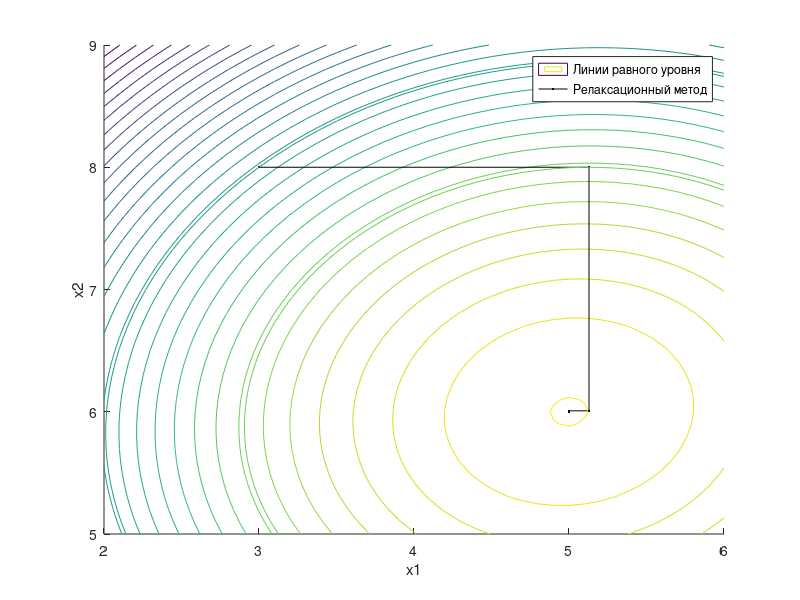
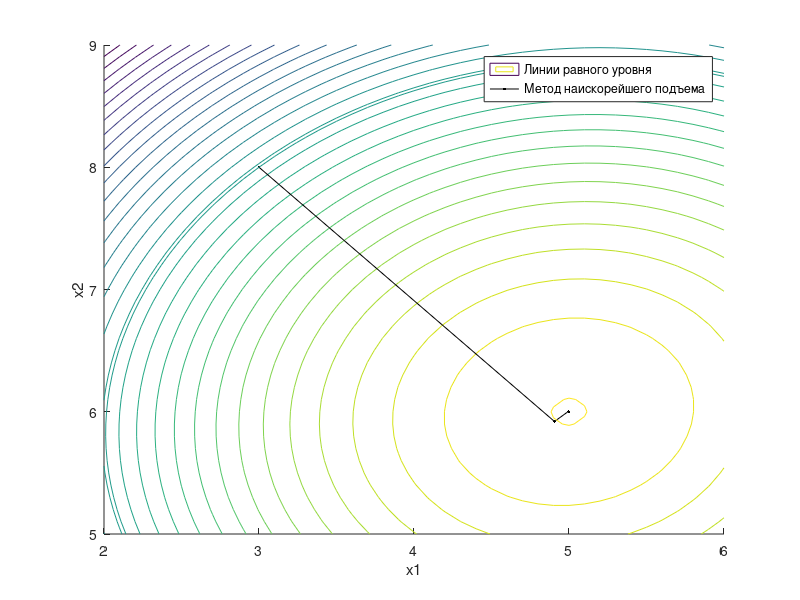
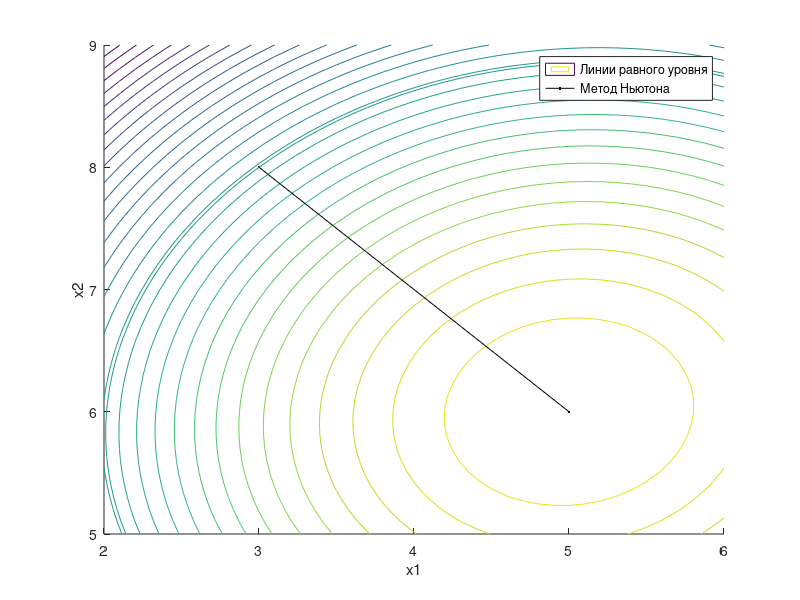
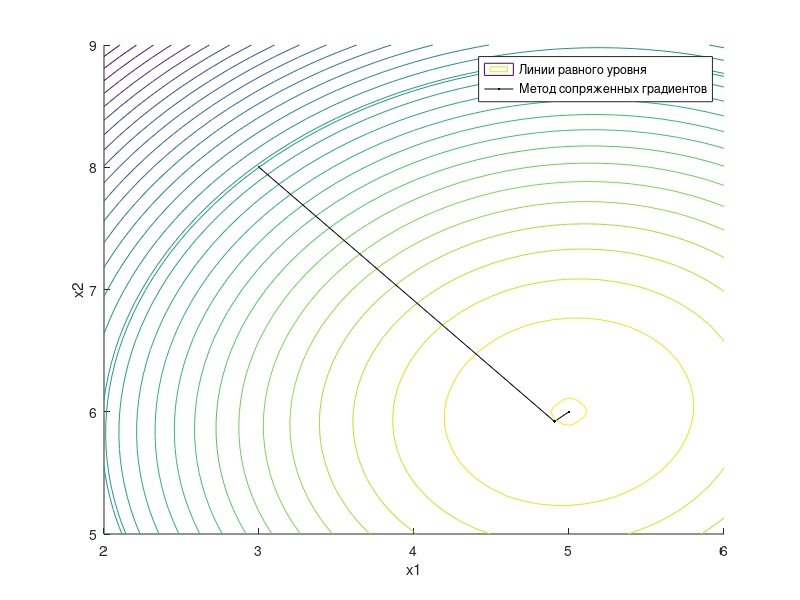

Reproduce these figures in MATLAB, in order. (Note: this script raises an error after producing the figures.)
function [] = Main ()
clc;
clear all;                     
close all;
initialX = [3; 8]; % Начальная точка  
% initialX = [11; 4]; %%%%% Вторая начальная точка  
index = [-31,-34,4,286,388]; % Значения всех аргументов
e = 0.1;                    
H = [index(1)*2, index(3); index(3), index(2)*2];         
% Открытие файла вывода для записи результатов
fileID = fopen('results.txt', 'wt');
if (fileID == -1)
    error('Не удалось открыть файл вывода.');
    return;
end

% Функция построение графика метода
function [] = PlotGraph (v)
% Область построения
x_1=2:.1:6;
x_2=5:.1:9;
% x_1=4:.1:12; %%%%% Для второй начальной точки			            
% x_2=3:.1:9;
[x_1,x_2]=meshgrid(x_1,x_2);
w=(index(1)*x_1.^2 +index(2)*x_2.^2 + index(3)*x_1.*x_2 + index(4)*x_1 + index(5)*x_2 );

figure;
hold on;
contour(x_1,x_2,w,30);
plot(x, y, '.-k');
contour(x_1,x_2,w,v);
xlabel('x1');
ylabel('x2');
hold off;
end

% Функция построения графика сравнения кол-ва итераций
function [] = PlotIterCountGraph ()
figure;
surf(from:1:2*to,from:1:2*to,N);
xlabel('x1');
ylabel('x2');
zlabel('Кол-во итераций');
colorbar

figure;
contourf(from:1:2*to,from:1:2*to,N)
xlabel('x1');
ylabel('x2');
c = colorbar;
c.Label.String = 'Кол-во итераций';
end

% Вычисление функции и значение её производной
function [fX, dfX] = derivative(X) 
% Вычисление значения функции от Х
fX = index(1) * X(1)^2 + index(2) * X(2)^2 + index(3) * X(1) * X(2) + index(4) * X(1) + index(5) * X(2);
% Вычисление частных производных по Х1 и Х2 соответственно
dfX = [index(1)*2 * X(1) + index(3) * X(2) + index(4); index(2)*2 * X(2) + index(3) * X(1) + index(5)];
end

%%
% Метод релаксационный
X=initialX;       
[fX, dfX] = derivative(X);
i = 1;
j = 1;
clear x y;
x(i) = X(1);
y(i) = X(2);
v(1,1) = fX;
K=[dfX(1);0];
t=-(dfX'*K)/(K'*H*K);
fprintf(fileID, 'Релаксационный метод\n\n');
fprintf(fileID, 'i    x1         x2           gradf(X)1   gradf(X)2   K1         K2          t           fX        ||df(X)||\n');
fprintf(fileID, '%-4d %-10.4f %-10.4f   %-10.4f  %-10.4f  %-10.4f %-10.4f  %-10.4f  %-10.4f  %-10.4f\n',i, X, dfX, K, t, fX, norm(dfX));
while (norm(dfX) > e)
    X = X+t*K;
    [fX, dfX] = derivative(X);
    i = i+1;
    x(i) = X(1);
    y(i) = X(2);
    v(1,i) = fX;
    K=dfX;
    t=-(dfX'*K)/(K'*H*K);
fprintf(fileID, '%-4d %-10.4f %-10.4f   %-10.4f  %-10.4f  %-10.4f %-10.4f  %-10.4f  %-10.4f  %-10.4f\n',i, X, dfX, K, t, fX, norm(dfX));
end
PlotGraph(v);
legend ('Линии равного уровня', 'Релаксационный метод');
fprintf(fileID, '\n\n');
clear v;

%%
% Метод наискорейшего подъема
X = initialX;
[fX, dfX] = derivative(X);
i = 1;
j = 1;
x(i) = X(1);
y(i) = X(2);
v(1,1) = fX;
t=-(dfX'*dfX)/(dfX'*H*dfX);
fprintf(fileID, 'Метод наискорейшего подъема\n\n');
fprintf(fileID, 'i    x1         x2           gradf(X)1   gradf(X)2   t           fX        ||df(X)||\n');
fprintf(fileID, '%-4d %-10.4f %-10.4f   %-10.4f  %-10.4f  %-10.4f  %-10.4f  %-10.4f\n',i, X, dfX, t, fX, norm(dfX));
while (norm(dfX) > e)
    X = X+t*dfX;
    [fX, dfX] = derivative(X); % Считаем значение функции и производной
    i = i+1;
    x(i) = X(1);
    y(i) = X(2);
    v(1,i) = fX;
    t=-(dfX'*dfX)/(dfX'*H*dfX);
    fprintf(fileID, '%-4d %-10.4f %-10.4f   %-10.4f  %-10.4f  %-10.4f  %-10.4f  %-10.4f\n',i, X, dfX, t, fX, norm(dfX));
end
PlotGraph(v);
legend ('Линии равного уровня','Метод наискорейшего подъема');
fprintf(fileID, '\n\n');
clear v;
%%
% Метод Ньютона
X = initialX;
[fX, dfX] = derivative(X);
i = 1;
clear x y;
x(i) = X(1);
y(i) = X(2);
v(1,1) = fX;
fprintf(fileID, 'Метод Ньютона\n\n');
fprintf(fileID, 'i    x1         x2         f(X)       ||df(X)||\n');
fprintf(fileID, '%-4d %-10.4f %-10.4f %-10.4f %-10.4f\n', i, X, fX, norm(dfX));
while (norm(dfX) > e)
    X = X - H^(-1) * dfX;
    [fX, dfX] = derivative(X);
    i = i + 1;
    x(i) = X(1);
    y(i) = X(2);
    v(1,i) = fX;
    fprintf(fileID, '%-4d %-10.4f %-10.4f %-10.4f %-10.4f\n', i, X, fX, norm(dfX));
end
PlotGraph(v);
legend ('Линии равного уровня','Метод Ньютона');
fprintf(fileID, '\n\n');
clear v;
%%
% Метод сопряженных градиентов
X = initialX;
[fX, dfX] = derivative(X);
K = dfX;
i = 1;
clear x y;
x(i) = X(1);
y(i) = X(2);
v(1,1) = fX;
t = -(dfX' * K) / ((H * K)' * K);
fprintf(fileID, 'Метод сопряженных градиентов\n\n');
fprintf(fileID, 'i    x1         x2           gradf(X)1   gradf(X)2   K1         K2          t           fX        ||df(X)||\n');
fprintf(fileID, '%-4d %-10.4f %-10.4f   %-10.4f  %-10.4f  %-10.4f %-10.4f  %-10.4f  %-10.4f  %-10.4f\n',i, X, dfX, K, t, fX, norm(dfX));
while (norm(dfX) > e)
     X = X + t * K;
    [fX, dfX] = derivative(X);
    K=dfX+(norm(dfX))^2 / (norm(K))^2 *K;
    i = i + 1;
    x(i) = X(1);
    y(i) = X(2);
    v(1,i) = fX;
    t = -(dfX' * K) / ((H * K)' * K);
    fprintf(fileID, '%-4d %-10.4f %-10.4f   %-10.4f  %-10.4f  %-10.4f %-10.4f  %-10.4f  %-10.4f  %-10.4f\n',i, X, dfX, K, t, fX, norm(dfX));
end
PlotGraph(v);
legend ('Линии равного уровня','Метод сопряженных градиентов');
fprintf(fileID, '\n\n');
clear v;
%%
% Метод Бройдена
X=initialX;
[fX,dfX] = derivative(X);
i=1;
clear x y;
x(i) = X(1);
y(i) = X(2);
v(1,1) = fX;
n = -eye(2);
K = dfX;
t = - dfX'*K/(K'*H*K)
fprintf(fileID, 'метод Бройдена\n\n');
fprintf(fileID, 'i    x           gradf(X)   K          t           fX       n                      ||df(X)||\n');
fprintf(fileID, '%-4d %-10.4f  %-10.4f %-10.4f %-10.4f %-10.4f %-10.4f %-10.4f %-10.4f\n',i, X(1), dfX(1), K(1), t, fX, n(1,1), n(1,2),norm(dfX));
fprintf(fileID, '     %-10.4f  %-10.4f %-10.4f                       %-10.4f %-10.4f     \n',X(2), dfX(2), K(2), n(2,1), n(2,2));
bX=X;
[fbX, dfbX] = derivative(bX);
X = X + t * K;
[fX, dfX] = derivative(X); % i-тая
i=2;
x(i) = X(1);
y(i) = X(2);
v(1,i) = fX;
dg=dfX - dfbX
dx=X-bX
z=dx-n*dg
dn=(z*z')/(z'*dg)
n = n +dn
K=-n*dfX
t= -(dfX'*K)/(K'*H*K)
fprintf(fileID, '%-4d %-10.4f  %-10.4f %-10.4f %-10.4f %-10.4f %-10.4f %-10.4f %-10.4f\n',i, X(1), dfX(1), K(1), t, fX, n(1,1), n(1,2),norm(dfX));
fprintf(fileID, '     %-10.4f  %-10.4f %-10.4f                       %-10.4f %-10.4f     \n',X(2), dfX(2), K(2), n(2,1), n(2,2));
while (norm(dfX) > e)
    bX=X;
    X=X+t*K;
    i = i + 1;
    x(i) = X(1);
    y(i) = X(2);
    v(1,i) = fX;
    [fbX, dfbX] = derivative(bX);
    [fX, dfX] = derivative(X); % i-тая
    dg=dfX - dfbX;
    dx=X-bX;
    z=dx-n*dg;
    dn=(z*z')/(z'*dg);
    n = n +dn;
    K=-n*dfX;
    t= -(dfX'*K)/(K'*H*K);
    fprintf(fileID, '%-4d %-10.4f  %-10.4f %-10.4f %-10.4f %-10.4f %-10.4f %-10.4f %-10.4f\n',i, X(1), dfX(1), K(1), t, fX, n(1,1), n(1,2),norm(dfX));
    fprintf(fileID, '     %-10.4f  %-10.4f %-10.4f                       %-10.4f %-10.4f     \n',X(2), dfX(2), K(2), n(2,1), n(2,2));
end 
PlotGraph(v);
legend ('Линии равного уровня','Метод Бройдена');
fprintf(fileID, '\n\n');
clear v;
%%
% Метод переменной метрики ДФП
X = initialX;
[fX, dfX] = derivative(X);
i = 1;
clear x y;
x(i) = X(1);
y(i) = X(2);
v(1,1) = fX;
n = -eye(2);
K = -n * dfX;
t = -(dfX' * K) / ((H * K)' * K)
fprintf(fileID, 'Метод переменной метрики ДФП\n\n');
fprintf(fileID, 'i    x           gradf(X)   K          t           fX        ||df(X)||\n');
fprintf(fileID, '%-4d %-10.4f  %-10.4f %-10.4f %-10.4f %-10.4f %-10.4f\n',i, X(1), dfX(1), K(1), t, fX,norm(dfX));
fprintf(fileID, '     %-10.4f  %-10.4f %-10.4f                         \n',X(2), dfX(2), K(2));
while (norm(dfX) > e)
    dfbXinitial = dfX;
    t = -(dfX' * K) / ((H * K)' * K)
    deltaX = t * K;
    X = X + deltaX;
    [fX, dfX] = derivative(X);
    deltaG = dfX - dfbXinitial
    A = (deltaX * deltaX') / (deltaX' * deltaG)
    B = (n * deltaG * deltaG' * n') / (deltaG' * n' * deltaG)
    delta_n = A - B
    n = n + delta_n;
    K = -n * dfX;
    i = i + 1;
    x(i) = X(1);
    y(i) = X(2);
    v(1,i) = fX;
    fprintf(fileID, '%-4d %-10.4f  %-10.4f %-10.4f %-10.4f %-10.4f %-10.4f\n',i, X(1), dfX(1), K(1), t, fX,norm(dfX));
    fprintf(fileID, '     %-10.4f  %-10.4f %-10.4f                         \n',X(2), dfX(2), K(2));
end
PlotGraph(v);
legend('Линии равного уровня', 'Метод переменной метрики ДФП');
fclose(fileID);
clear v;
%% 
% Зависимость количества итераций, необходимых для сходимости метода наискорейшего подъема
from = 2;
to = 8;
for ii=from:1:2*to
    for jj=from:1:2*to
        X = [ii; jj];
        [fX, dfX] = derivative(X);
        i = 1;
        j = 1;
        x(i) = X(1);
        y(i) = X(2);
        t=-(dfX'*dfX)/(dfX'*H*dfX);
        while (norm(dfX) > e)
            X = X+t*dfX;
            [fX, dfX] = derivative(X); % Считаем значение функции и производной
            i = i+1;
            x(i) = X(1);
            y(i) = X(2);
            t=-(dfX'*dfX)/(dfX'*H*dfX);
        end
        N(jj-from+1,ii-from+1)=i;
    end
end
PlotIterCountGraph();
end